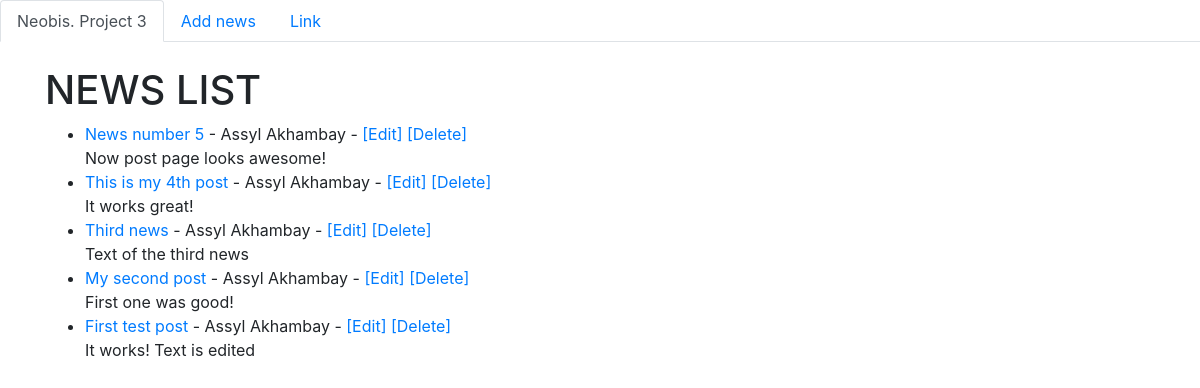
Before: / with the older database file.
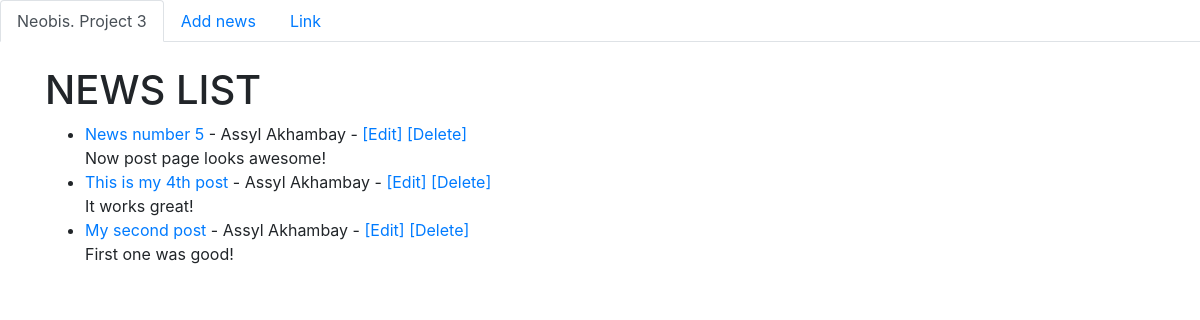
After: the same page with the newer database file.
### news_app/models.py (models this page shows, shortened)
class Post(models.Model):
    title = models.CharField(max_length=255)
    title_tag = models.CharField(max_length=255)
    author = models.ForeignKey(User, on_delete=models.CASCADE)
    body = models.TextField()

### news_app/views.py (the view)
# urls.py: path('', HomeView.as_view(), name='home'),
class HomeView(ListView):
    model = Post
    template_name = 'home.html'
    ordering = ['-id']

### news_app/templates/home.html
{% extends 'base.html' %}
{% block content %}
<h1>NEWS LIST</h1>
<ul>
    {% for post in object_list %}
    <li><a href="{% url 'news-details' post.pk %}">
            {{ post.title }}</a> - {{ post.author.first_name }}
        {{ post.author.last_name }} -
        <a href="{% url 'update_news' post.pk %}">[Edit]</a>
        <a href="{% url 'delete_news' post.pk %}">[Delete]</a>
        <br />
        {{ post.body }}
    </li>
    {% endfor %}
</ul>
{% endblock content %}

Changed rows visible on the page:
removed Post: title "Third news", author.first_name "Assyl", author.last_name "Akhambay", body "Text of the third news"
removed Post: title "First test post", author.first_name "Assyl", author.last_name "Akhambay", body "It works! Text is edited"
